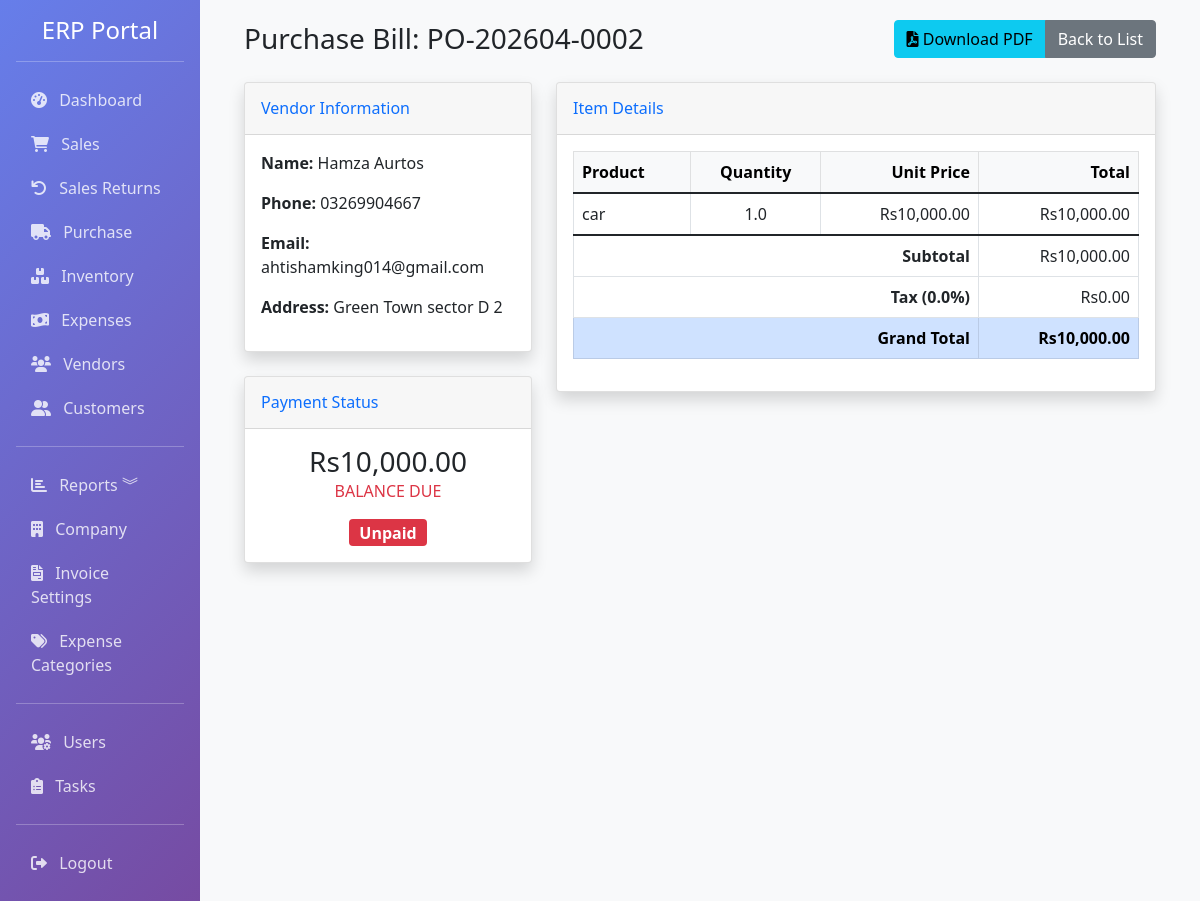
Page /purchase/bill/2 (signed in) on the earlier database version.
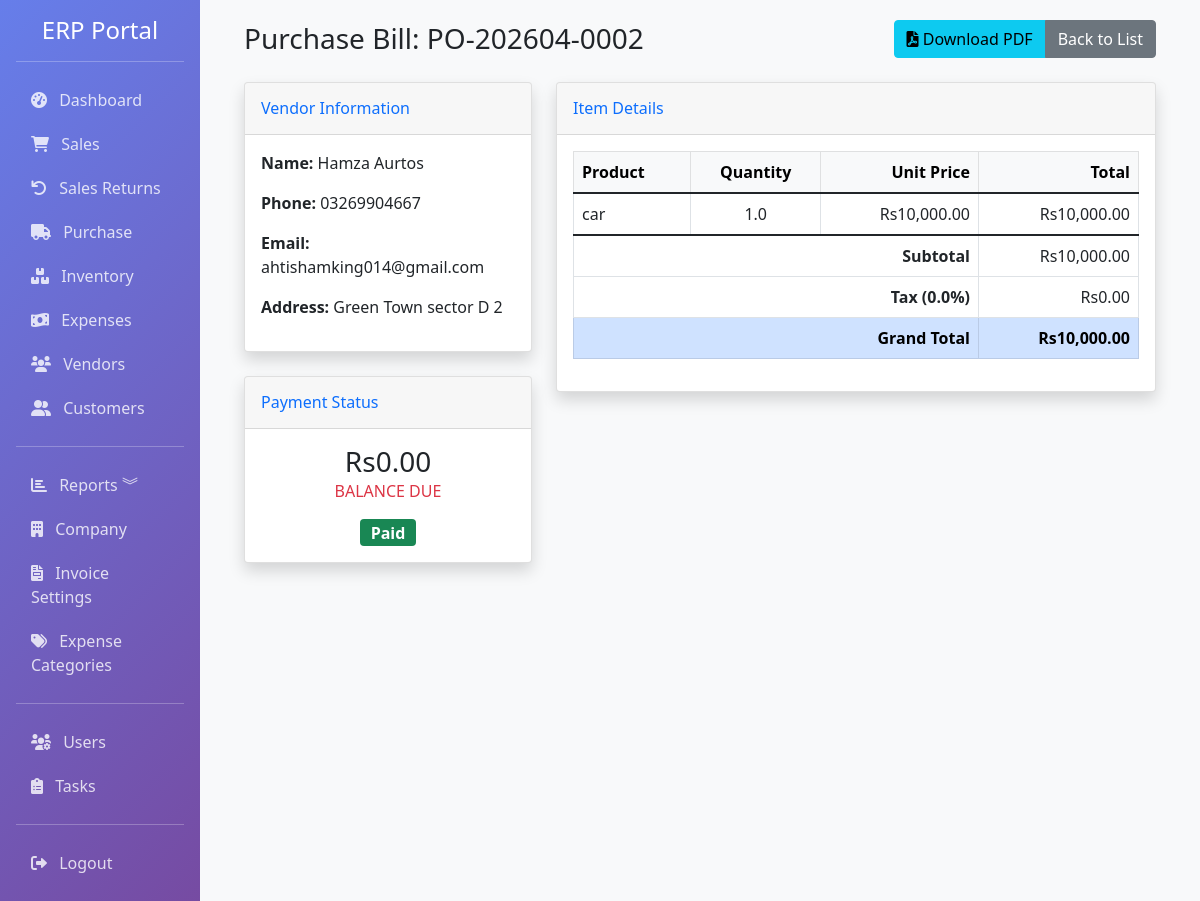
Same page on the later database version.
### app/models.py (models this page shows, shortened)
class PurchaseBill(db.Model):
    __tablename__ = 'purchase_bills'
    id = db.Column(db.Integer, primary_key=True)
    bill_number = db.Column(db.String(50), unique=True, nullable=False, index=True)
    vendor_id = db.Column(db.Integer, db.ForeignKey('vendors.id'), nullable=False, index=True)
    date = db.Column(db.DateTime, default=datetime.utcnow, index=True)
    due_date = db.Column(db.DateTime)
    currency_id = db.Column(db.Integer, db.ForeignKey('currencies.id'), nullable=True)
    exchange_rate = db.Column(db.Float, default=1)
    subtotal = db.Column(db.Float, default=0)
    tax_rate = db.Column(db.Float, default=10)
    tax = db.Column(db.Float, default=0)
    discount_type = db.Column(db.String(10), default='fixed')
    discount = db.Column(db.Float, default=0)
    shipping_charge = db.Column(db.Float, default=0)
    total = db.Column(db.Float, default=0)
    status = db.Column(Enum('paid', 'unpaid', 'partial', name='payment_status'), default='unpaid', index=True)
    paid_amount = db.Column(db.Float, default=0)
    notes = db.Column(db.Text)
    created_by = db.Column(db.Integer, db.ForeignKey('users.id'))
    created_at = db.Column(db.DateTime, default=datetime.utcnow)
    updated_at = db.Column(db.DateTime, default=datetime.utcnow, onupdate=datetime.utcnow)
    items = db.relationship('PurchaseItem', backref='bill', lazy=True, cascade='all, delete-orphan')
    currency = db.relationship('Currency', backref='purchase_bills', lazy=True)
    @property
    def balance_due(self):
        return self.total - self.paid_amount

### app/routes/purchase.py (the view)
@bp.route('/bill/<int:id>')
@login_required
def bill_detail(id):
    bill = PurchaseBill.query.get_or_404(id)
    return render_template('purchase/bill_detail.html', bill=bill)

### app/models.py (called while the page is built)
    @property
    def is_admin(self):
        return self.role == 'admin'

### app/templates/purchase/bill_detail.html (shortened to what the changed rows need)
{% extends "base.html" %}
{% block content %}
<div class="container-fluid">
    <div class="d-flex justify-content-between align-items-center mb-4">
        <h2 class="h3 mb-0 text-gray-800">Purchase Bill: {{ bill.bill_number }}</h2>
        <div class="btn-group">
            <a href="{{ url_for('purchase.bill_pdf', id=bill.id) }}" class="btn btn-info">
            </a>
            <a href="{{ url_for('purchase.bills') }}" class="btn btn-secondary">Back to List</a>
        </div>
    </div>
    <div class="row">
        <div class="col-md-4">
            <div class="card shadow mb-4">
                <div class="card-body text-center">
                    <div class="h3 mb-0 font-weight-bold text-gray-800">Rs{{ "{:,.2f}".format(bill.balance_due) }}</div>
                    <div class="text-xs font-weight-bold text-danger text-uppercase mb-3">Balance Due</div>
                    <span class="badge {% if bill.status == 'paid' %}bg-success{% elif bill.status == 'partial' %}bg-warning{% else %}bg-danger{% endif %} fs-6">
                        {{ bill.status|capitalize }}
                    </span>
                </div>
            </div>
        </div>
        <div class="col-md-8">
            <div class="card shadow mb-4">
                <div class="card-body">
                    <table class="table table-bordered">
                        <thead class="table-light">
                            <tr>
                                <th>Product</th>
                                <th class="text-center">Quantity</th>
                                <th class="text-end">Unit Price</th>
                                <th class="text-end">Total</th>
                            </tr>
                        </thead>
                        <tfoot>
                            <tr>
                                <th colspan="3" class="text-end">Subtotal</th>
                                <td class="text-end">Rs{{ "{:,.2f}".format(bill.subtotal) }}</td>
                            </tr>
                            <tr>
                                <th colspan="3" class="text-end">Tax ({{ bill.tax_rate }}%)</th>
                                <td class="text-end">Rs{{ "{:,.2f}".format(bill.tax) }}</td>
                            </tr>
                            <tr class="table-primary">
                                <th colspan="3" class="text-end">Grand Total</th>
                                <td class="text-end fw-bold">Rs{{ "{:,.2f}".format(bill.total) }}</td>
                            </tr>
                        </tfoot>
                    </table>
                </div>
            </div>
        </div>
    </div>
</div>
{% endblock %}

Differences in the rows shown:
changed PurchaseBill "PO-202604-0002": balance_due "10,000.00" → "0.00"; status "Unpaid" → "Paid"
